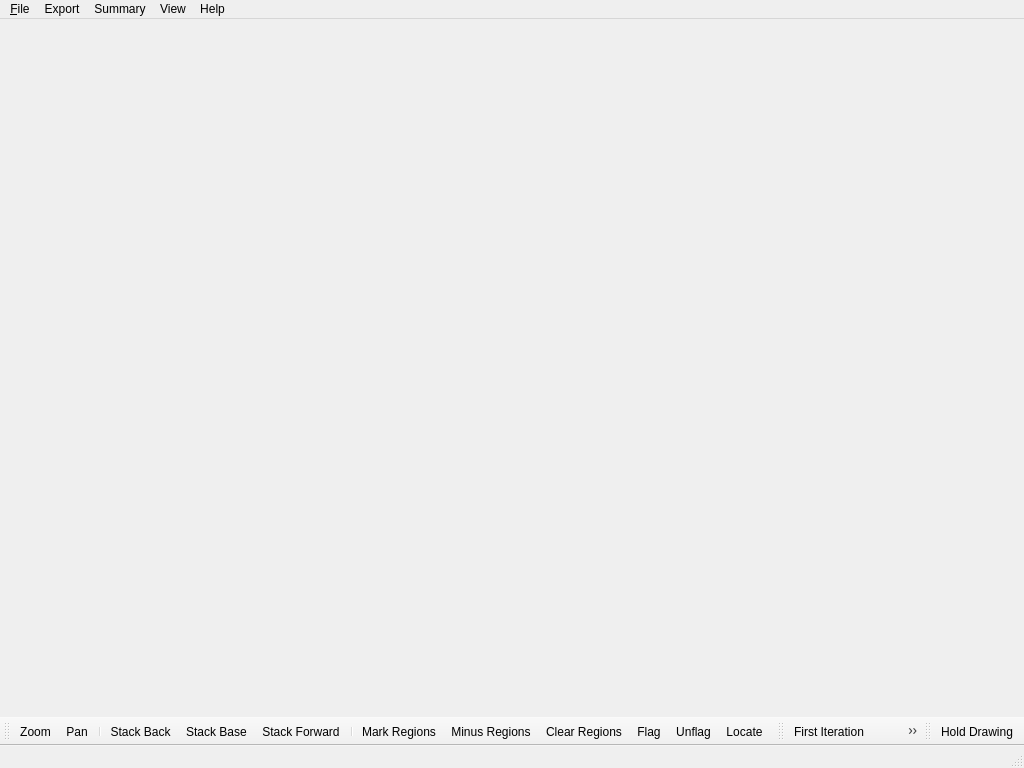
<?xml version="1.0" encoding="UTF-8"?>
<ui version="4.0">
 <class>PlotterWindow</class>
 <widget class="QMainWindow" name="PlotterWindow">
  <property name="geometry">
   <rect>
    <x>0</x>
    <y>0</y>
    <width>1024</width>
    <height>768</height>
   </rect>
  </property>
  <property name="sizePolicy">
   <sizepolicy hsizetype="Minimum" vsizetype="Preferred">
    <horstretch>0</horstretch>
    <verstretch>0</verstretch>
   </sizepolicy>
  </property>
  <property name="minimumSize">
   <size>
    <width>0</width>
    <height>600</height>
   </size>
  </property>
  <property name="windowTitle">
   <string>PlotMS</string>
  </property>
  <property name="windowIcon">
   <iconset resource="PlotMSPlotter.qrc">
    <normaloff>:/images/images/plotms.png</normaloff>:/images/images/plotms.png</iconset>
  </property>
  <widget class="QWidget" name="centralwidget">
   <layout class="QGridLayout">
    <property name="margin">
     <number>3</number>
    </property>
    <property name="spacing">
     <number>3</number>
    </property>
   </layout>
  </widget>
  <widget class="QMenuBar" name="menubar">
   	<property name="geometry">
    	<rect>
     	<x>0</x>
     	<y>0</y>
     	<width>800</width>
     	<height>27</height>
    	</rect>
   	</property>
   	<widget class="QMenu" name="menuFile">
    	<property name="title">
     		<string>&amp;File</string>
    	</property>
    	<addaction name="actionQuit"/>
   	</widget>
   	<widget class="QMenu" name="exportMenu">
   		<property name="title">
   			<string>Export</string>
   		</property>
   		<addaction name="menuExport"/>
   	</widget>  
   	<widget class="QMenu" name="menuView">
    	<property name="title">
     		<string>View</string>
    	</property>
   
    	<widget class="QMenu" name="menuToolBars">
     		<property name="title">
      			<string>ToolBars</string>
     		</property>
     		<addaction name="actionToolsToolBar"/>
     		<addaction name="actionIterationToolbar"/>
     		<addaction name="actionDisplayToolbar"/>
    	</widget>
    	<addaction name="menuToolBars"/>
	</widget> 
	<widget class="QMenu" name="summaryMenu">
   		<property name="title">
   			<string>Summary</string>
   		</property>
   		<addaction name="menuSummary"/>
   	</widget>  
   	<widget class="QMenu" name="menuHelp">
    	<property name="title">
     	<string>Help</string>
    	</property>
    	<addaction name="actionAbout"/>
    	<addaction name="actionAboutQt"/>
   	</widget>

   
   	<addaction name="menuFile"/>  	
   	<addaction name="exportMenu"/>
   	<addaction name="summaryMenu"/>
   	<addaction name="menuView"/>
   	<addaction name="menuHelp"/>
  </widget>
  <widget class="QStatusBar" name="statusbar"/>
  <widget class="QToolBar" name="toolsToolBar">
   <property name="windowTitle">
    <string>Tools ToolBar</string>
   </property>
   <attribute name="toolBarArea">
    <enum>BottomToolBarArea</enum>
   </attribute>
   <attribute name="toolBarBreak">
    <bool>false</bool>
   </attribute>
   <addaction name="actionZoom"/>
   <addaction name="actionPan"/>
   <addaction name="separator"/>
   <addaction name="actionStackBack"/>
   <addaction name="actionStackBase"/>
   <addaction name="actionStackForward"/>
   <addaction name="separator"/>
   <addaction name="actionMarkRegions"/>
   <addaction name="actionMinusRegions"/>
   <addaction name="actionClearRegions"/>
   <addaction name="actionFlag"/>
   <addaction name="actionUnflag"/>
   <addaction name="actionLocate"/>
  </widget>
  <widget class="QToolBar" name="iterationToolBar">
   <property name="windowTitle">
    <string>Iteration ToolBar</string>
   </property>
   <attribute name="toolBarArea">
    <enum>BottomToolBarArea</enum>
   </attribute>
   <attribute name="toolBarBreak">
    <bool>false</bool>
   </attribute>
   <addaction name="actionIterFirst"/>
   <addaction name="actionIterPrev"/>
   <addaction name="actionIterNext"/>
   <addaction name="actionIterLast"/>
  </widget>
  <widget class="QToolBar" name="displayToolBar">
   <property name="windowTitle">
    <string>Display ToolBar</string>
   </property>
   <attribute name="toolBarArea">
    <enum>BottomToolBarArea</enum>
   </attribute>
   <attribute name="toolBarBreak">
    <bool>false</bool>
   </attribute>
   <addaction name="actionHoldRelease"/>
  </widget>
  <action name="actionQuit">
   <property name="icon">
    <iconset resource="PlotMSPlotter.qrc">
     <normaloff>:/actions/images/quit.png</normaloff>:/actions/images/quit.png</iconset>
   </property>
   <property name="text">
    <string>&amp;Quit</string>
   </property>
  </action>
  <action name="actionClearRegions">
   <property name="icon">
    <iconset resource="PlotMSPlotter.qrc">
     <normaloff>:/actions/images/clear.png</normaloff>:/actions/images/clear.png</iconset>
   </property>
   <property name="text">
    <string>Clear Regions</string>
   </property>
  </action>
  <action name="actionFlag">
   <property name="icon">
    <iconset resource="PlotMSPlotter.qrc">
     <normaloff>:/actions/images/flag.png</normaloff>:/actions/images/flag.png</iconset>
   </property>
   <property name="text">
    <string>Flag</string>
   </property>
  </action>
  <action name="actionUnflag">
   <property name="icon">
    <iconset resource="PlotMSPlotter.qrc">
     <normaloff>:/actions/images/unflag.png</normaloff>:/actions/images/unflag.png</iconset>
   </property>
   <property name="text">
    <string>Unflag</string>
   </property>
  </action>
  <action name="actionLocate">
   <property name="icon">
    <iconset resource="PlotMSPlotter.qrc">
     <normaloff>:/actions/images/locate.png</normaloff>:/actions/images/locate.png</iconset>
   </property>
   <property name="text">
    <string>Locate</string>
   </property>
  </action>
  <action name="actionIterNext">
   <property name="enabled">
    <bool>true</bool>
   </property>
   <property name="icon">
    <iconset resource="PlotMSPlotter.qrc">
     <normaloff>:/actions/images/next.png</normaloff>:/actions/images/next.png</iconset>
   </property>
   <property name="text">
    <string>Next Iteration</string>
   </property>
  </action>
  <action name="actionIterPrev">
   <property name="enabled">
    <bool>true</bool>
   </property>
   <property name="icon">
    <iconset resource="PlotMSPlotter.qrc">
     <normaloff>:/actions/images/prev.png</normaloff>:/actions/images/prev.png</iconset>
   </property>
   <property name="text">
    <string>Previous Iteration</string>
   </property>
  </action>
  <action name="actionToolsToolBar">
   <property name="checkable">
    <bool>true</bool>
   </property>
   <property name="checked">
    <bool>true</bool>
   </property>
   <property name="icon">
    <iconset resource="PlotMSPlotter.qrc">
     <normaloff>:/menu/images/tools_toolbar.png</normaloff>:/menu/images/tools_toolbar.png</iconset>
   </property>
   <property name="text">
    <string>Tools</string>
   </property>
  </action>
  <action name="actionAbout">
   <property name="icon">
    <iconset resource="PlotMSPlotter.qrc">
     <normaloff>:/menu/images/about.png</normaloff>:/menu/images/about.png</iconset>
   </property>
   <property name="text">
    <string>About</string>
   </property>
  </action>
  <action name="actionAboutQt">
   <property name="icon">
    <iconset resource="PlotMSPlotter.qrc">
     <normaloff>:/menu/images/about_qt.png</normaloff>:/menu/images/about_qt.png</iconset>
   </property>
   <property name="text">
    <string>About Qt</string>
   </property>
  </action>
  <action name="actionMarkRegions">
   <property name="checkable">
    <bool>true</bool>
   </property>
   <property name="icon">
    <iconset resource="PlotMSPlotter.qrc">
     <normaloff>:/actions/images/mark.png</normaloff>:/actions/images/mark.png</iconset>
   </property>
   <property name="text">
    <string>Mark Regions</string>
   </property>
  </action>
  <action name="menuSummary">
   <property name="checkable">
    <bool>false</bool>
   </property>
   <property name="text">
    <string>Summarize...</string>
   </property>
  </action>
  <action name="menuExport">
   <property name="checkable">
    <bool>false</bool>
   </property>
   <property name="text">
    <string>Export...</string>
   </property>
  </action>
  <action name="actionZoom">
   <property name="checkable">
    <bool>true</bool>
   </property>
   <property name="icon">
    <iconset resource="PlotMSPlotter.qrc">
     <normaloff>:/actions/images/zoom.png</normaloff>:/actions/images/zoom.png</iconset>
   </property>
   <property name="text">
    <string>Zoom</string>
   </property>
  </action>
  <action name="actionPan">
   <property name="checkable">
    <bool>true</bool>
   </property>
   <property name="icon">
    <iconset resource="PlotMSPlotter.qrc">
     <normaloff>:/actions/images/pan.png</normaloff>:/actions/images/pan.png</iconset>
   </property>
   <property name="text">
    <string>Pan</string>
   </property>
  </action>
  <action name="actionStackBase">
   <property name="icon">
    <iconset resource="PlotMSPlotter.qrc">
     <normaloff>:/actions/images/stack_base.png</normaloff>:/actions/images/stack_base.png</iconset>
   </property>
   <property name="text">
    <string>Stack Base</string>
   </property>
  </action>
  <action name="actionStackBack">
   <property name="icon">
    <iconset resource="PlotMSPlotter.qrc">
     <normaloff>:/actions/images/stack_back.png</normaloff>:/actions/images/stack_back.png</iconset>
   </property>
   <property name="text">
    <string>Stack Back</string>
   </property>
  </action>
  <action name="actionStackForward">
   <property name="icon">
    <iconset resource="PlotMSPlotter.qrc">
     <normaloff>:/actions/images/stack_forward.png</normaloff>:/actions/images/stack_forward.png</iconset>
   </property>
   <property name="text">
    <string>Stack Forward</string>
   </property>
  </action>
  <action name="actionClearPlots">
   <property name="icon">
    <iconset resource="PlotMSPlotter.qrc">
     <normaloff>:/actions/images/clear_plot.png</normaloff>:/actions/images/clear_plot.png</iconset>
   </property>
   <property name="text">
    <string>Clear Plots</string>
   </property>
  </action>
  <action name="actionIterationToolbar">
   <property name="checkable">
    <bool>true</bool>
   </property>
   <property name="checked">
    <bool>true</bool>
   </property>
   <property name="icon">
    <iconset resource="PlotMSPlotter.qrc">
     <normaloff>:/menu/images/iteration_toolbar.png</normaloff>:/menu/images/iteration_toolbar.png</iconset>
   </property>
   <property name="text">
    <string>Iteration</string>
   </property>
  </action>
  <action name="actionIterFirst">
   <property name="enabled">
    <bool>true</bool>
   </property>
   <property name="icon">
    <iconset resource="PlotMSPlotter.qrc">
     <normaloff>:/actions/images/first.png</normaloff>:/actions/images/first.png</iconset>
   </property>
   <property name="text">
    <string>First Iteration</string>
   </property>
  </action>
  <action name="actionIterLast">
   <property name="enabled">
    <bool>true</bool>
   </property>
   <property name="icon">
    <iconset resource="PlotMSPlotter.qrc">
     <normaloff>:/actions/images/last.png</normaloff>:/actions/images/last.png</iconset>
   </property>
   <property name="text">
    <string>Last Iteration</string>
   </property>
  </action>
  <action name="actionHoldRelease">
   <property name="checkable">
    <bool>true</bool>
   </property>
   <property name="text">
    <string>Hold Drawing</string>
   </property>
  </action>
  <action name="actionDisplayToolbar">
   <property name="checkable">
    <bool>true</bool>
   </property>
   <property name="checked">
    <bool>true</bool>
   </property>
   <property name="icon">
    <iconset resource="PlotMSPlotter.qrc">
     <normaloff>:/menu/images/display_toolbar.png</normaloff>:/menu/images/display_toolbar.png</iconset>
   </property>
   <property name="text">
    <string>Display</string>
   </property>
  </action>
  <action name="actionTrackerHover">
   <property name="checkable">
    <bool>true</bool>
   </property>
   <property name="text">
    <string>Tracker Hover</string>
   </property>
  </action>
  <action name="actionTrackerDisplay">
   <property name="checkable">
    <bool>true</bool>
   </property>
   <property name="text">
    <string>Tracker Display</string>
   </property>
  </action>
  <action name="actionCacheLoad">
   <property name="text">
    <string>Load Axes</string>
   </property>
  </action>
  <action name="actionCacheRelease">
   <property name="enabled">
    <bool>false</bool>
   </property>
   <property name="text">
    <string>Release Axes</string>
   </property>
  </action>
  <action name="actionPlotExport">
   <property name="text">
    <string>Export</string>
   </property>
  </action>
  <action name="actionAnnotate">
   <property name="checkable">
    <bool>true</bool>
   </property>
   <property name="text">
    <string>Annotate</string>
   </property>
  </action>
  <action name="actionAnnotateText">
   <property name="checkable">
    <bool>true</bool>
   </property>
   <property name="icon">
    <iconset resource="PlotMSPlotter.qrc">
     <normaloff>:/actions/images/annotate_text.png</normaloff>:/actions/images/annotate_text.png</iconset>
   </property>
   <property name="text">
    <string>Annotate Text</string>
   </property>
  </action>
  <action name="actionAnnotateRectangle">
   <property name="checkable">
    <bool>true</bool>
   </property>
   <property name="icon">
    <iconset resource="PlotMSPlotter.qrc">
     <normaloff>:/actions/images/annotate_rectangle.png</normaloff>:/actions/images/annotate_rectangle.png</iconset>
   </property>
   <property name="text">
    <string>Annotate Rectangle</string>
   </property>
   <property name="toolTip">
    <string>Mark regions by dragging a new rectangle</string>
   </property>
  </action>
  <action name="actionPlot">
   <property name="text">
    <string>Plot</string>
   </property>
  </action>
  <action name="actionMSSummary">
   <property name="text">
    <string>MS Summary</string>
   </property>
  </action>
  <action name="actionMinusRegions">
   <property name="checkable">
    <bool>true</bool>
   </property>
   <property name="icon">
    <iconset resource="PlotMSPlotter.qrc">
     <normaloff>:/actions/images/minus-bv.png</normaloff>:/actions/images/minus-bv.png</iconset>
   </property>
   <property name="text">
    <string>Minus Regions</string>
   </property>
   <property name="iconText">
    <string>Minus Regions</string>
   </property>
   <property name="toolTip">
    <string>Subtract existing regions within new rectangle</string>
   </property>
  </action>
 </widget>
 <resources>
  <include location="PlotMSPlotter.qrc"/>
 </resources>
 <connections>
  <connection>
   <sender>actionToolsToolBar</sender>
   <signal>toggled(bool)</signal>
   <receiver>toolsToolBar</receiver>
   <slot>setVisible(bool)</slot>
   <hints>
    <hint type="sourcelabel">
     <x>-1</x>
     <y>-1</y>
    </hint>
    <hint type="destinationlabel">
     <x>398</x>
     <y>573</y>
    </hint>
   </hints>
  </connection>
  <connection>
   <sender>actionIterationToolbar</sender>
   <signal>toggled(bool)</signal>
   <receiver>iterationToolBar</receiver>
   <slot>setVisible(bool)</slot>
   <hints>
    <hint type="sourcelabel">
     <x>-1</x>
     <y>-1</y>
    </hint>
    <hint type="destinationlabel">
     <x>559</x>
     <y>558</y>
    </hint>
   </hints>
  </connection>
  <connection>
   <sender>actionDisplayToolbar</sender>
   <signal>toggled(bool)</signal>
   <receiver>displayToolBar</receiver>
   <slot>setVisible(bool)</slot>
   <hints>
    <hint type="sourcelabel">
     <x>-1</x>
     <y>-1</y>
    </hint>
    <hint type="destinationlabel">
     <x>679</x>
     <y>558</y>
    </hint>
   </hints>
  </connection>
 </connections>
</ui>
